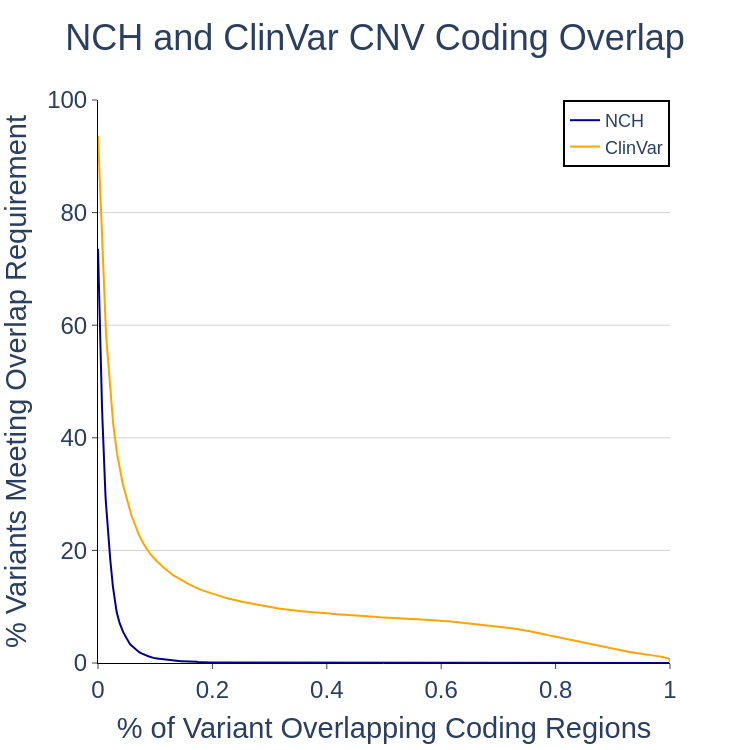

Here is the notebook cell this chart was saved with:
### Markdown cell above
## CDS Feature composition of NCH and ClinVar variants
Here we determine what fraction of CNVs in the NCH and ClinVar datasets overlap with coding regions

### Code cell
fig = go.Figure(fig0)

thrs = list(np.arange(0, 1.001, 0.001))
vals_nch = []
vals_clinvar = []

N = len(nch_df)
M = len(clinvar_df)

for thr in thrs:
    vals_nch.append(100 * len(nch_df[nch_df["cds_overlap_fraction"] > thr]) / N)
    vals_clinvar.append(100 * len(clinvar_df[clinvar_df["cds_overlap_fraction"] > thr]) / M)

fig.add_trace(
    go.Scatter(
        x=thrs,
        y=vals_nch,
        name="NCH",
        marker_color="darkblue",
    )
)

fig.add_trace(
    go.Scatter(
        x=thrs,
        y=vals_clinvar,
        name="ClinVar",
        marker_color="orange",
    )
)

fig.update_xaxes(title="% of Variant Overlapping Coding Regions", range=[0, 1])
fig.update_yaxes(title="% Variants Meeting Overlap Requirement", range=[0, 100])
fig.update_layout(
    title_text="NCH and ClinVar CNV Coding Overlap",
    title_x=0.5,
    height=750,
    width=750,
    legend=dict(x=1, xanchor="right", bgcolor="rgba(0,0,0,0)"),
)
fig.show()

### Figure 1 — Plotly figure (JSON) as saved in the notebook; plotly's stock layout.template omitted (floating-point values rounded to 4 significant figures; data arrays with more than 128 entries replaced by an {"elided": "..."} marker saying what was removed)
{"data": [{"marker": {"color": "darkblue"}, "name": "NCH", "type": "scatter", "x": {"elided": "1001 float values"}, "y": {"elided": "1001 float values"}}, {"marker": {"color": "orange"}, "name": "ClinVar", "type": "scatter", "x": {"elided": "1001 float values"}, "y": {"elided": "1001 float values"}}], "layout": {"font": {"family": "Arial", "size": 24}, "height": 750, "legend": {"bgcolor": "rgba(0,0,0,0)", "bordercolor": "black", "borderwidth": 2, "font": {"size": 18}, "x": 1, "xanchor": "right", "y": 1, "yanchor": "top"}, "plot_bgcolor": "white", "title": {"font": {"size": 36}, "text": "NCH and ClinVar CNV Coding Overlap", "x": 0.5}, "width": 750, "xaxis": {"linecolor": "black", "range": [0, 1], "ticks": "outside", "title": {"text": "% of Variant Overlapping Coding Regions"}}, "yaxis": {"gridcolor": "lightgray", "linecolor": "black", "range": [0, 100], "ticks": "outside", "title": {"text": "% Variants Meeting Overlap Requirement"}}}}
